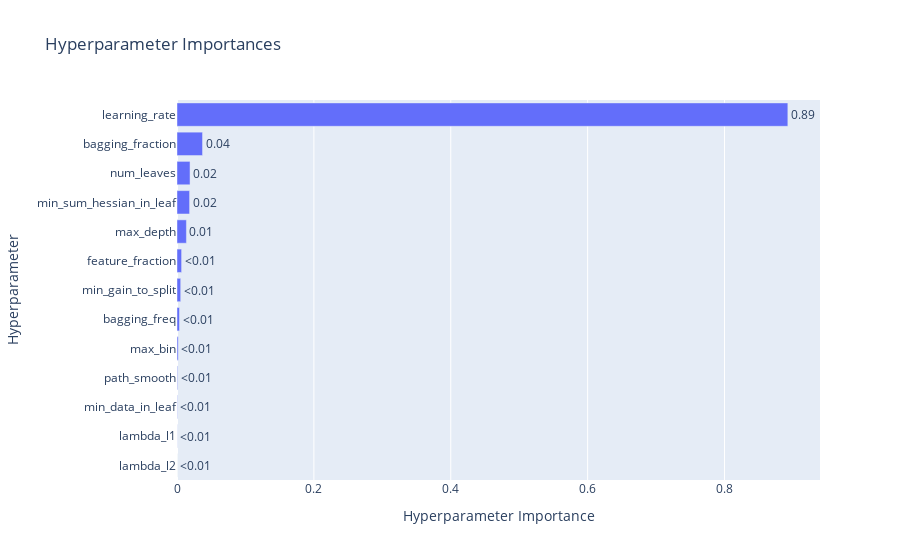
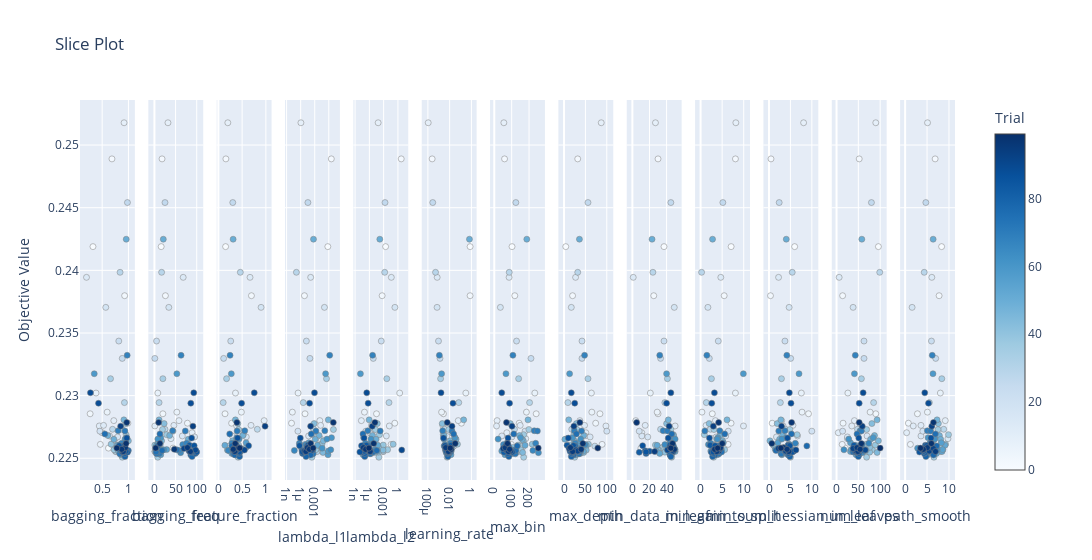

These figures' notebook cell, in order:
### Code cell
memo = "add last race score, all race result with grouped function, no leg features. n_rials=100."
model = model_tuner.simple_lightGBM(df3, feature_col, memo=memo, n_trials=100, save_result=True, visualization=True)
